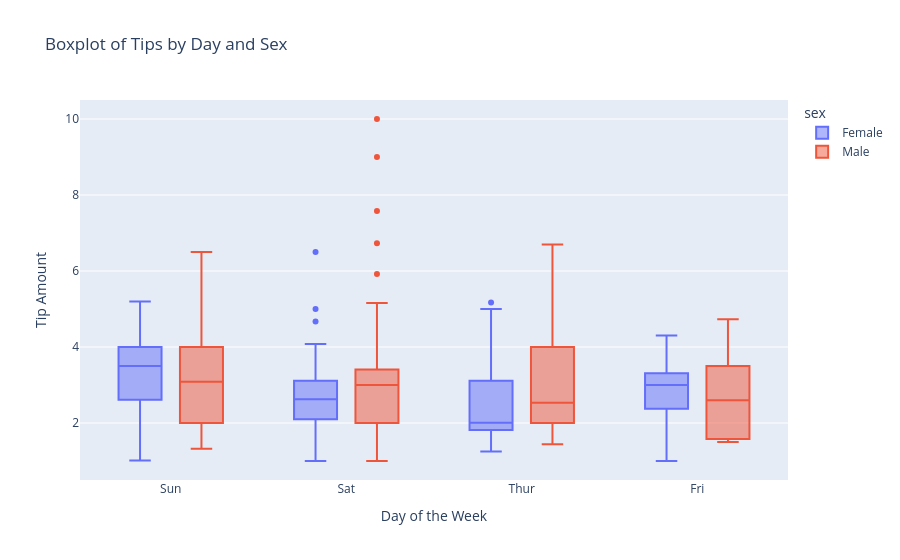

Notebook code cell kept with this figure:
### Markdown cell above
---

**6. Інтерактивний box plot: чайові за днями та статтю**

Створіть інтерактивний box plot для чайових за днями тижня з розбивкою за кольором по статі.

### Code cell
fig_box = px.box(df, x = 'day', y = 'tip', color = 'sex', title = 'Boxplot of Tips by Day and Sex', labels={'day': 'Day of the Week', 'tip': 'Tip Amount'})
fig_box.show()

### Figure 1 — Plotly figure (JSON) as saved in the notebook; plotly's stock layout.template omitted (floating-point values rounded to 4 significant figures; data arrays with more than 128 entries replaced by an {"elided": "..."} marker saying what was removed)
{"data": [{"alignmentgroup": "True", "hovertemplate": "sex=Female<br>Day of the Week=%{x}<br>Tip Amount=%{y}<extra></extra>", "legendgroup": "Female", "marker": {"color": "#636efa"}, "name": "Female", "notched": false, "offsetgroup": "Female", "orientation": "v", "showlegend": true, "type": "box", "x": ["Sun", "Sun", "Sun", "Sun", "Sun", "Sun", "Sat", "Sat", "Sat", "Sat", "Sat", "Sat", "Sun", "Sun", "Sat", "Sat", "Sat", "Sat", "Sat", "Sat", "Sat", "Thur", "Thur", "Fri", "Fri", "Fri", "Fri", "Fri", "Sat", "Sat", "Sat", "Sat", "Sat", "Sun", "Sun", "Thur", "Thur", "Thur", "Thur", "Thur", "Thur", "Thur", "Thur", "Thur", "Thur", "Thur", "Thur", "Thur", "Thur", "Thur", "Thur", "Thur", "Thur", "Thur", "Thur", "Thur", "Thur", "Sun", "Sun", "Sun", "Sun", "Sun", "Sat", "Sat", "Sun", "Sun", "Sun", "Thur", "Thur", "Thur", "Thur", "Thur", "Thur", "Thur", "Sat", "Sat", "Sat", "Sat", "Sat", "Fri", "Fri", "Fri", "Fri", "Sat", "Sat", "Sat", "Thur"], "x0": " ", "xaxis": "x", "y": [1.01, 3.61, 5.0, 3.02, 1.67, 3.5, 2.75, 2.23, 3.0, 3.0, 2.45, 3.07, 2.6, 5.2, 1.5, 2.47, 1.0, 3.0, 3.14, 5.0, 2.2, 1.83, 5.17, 1.0, 4.3, 3.25, 2.5, 3.0, 2.5, 3.48, 4.08, 4.0, 1.0, 4.0, 3.5, 1.5, 1.8, 2.92, 1.68, 2.52, 4.2, 2.0, 2.0, 2.83, 1.5, 2.0, 3.25, 1.25, 2.0, 2.0, 2.75, 3.5, 5.0, 2.3, 1.5, 1.36, 1.63, 5.14, 3.75, 2.61, 2.0, 3.0, 1.61, 2.0, 4.0, 3.5, 3.5, 4.19, 5.0, 2.0, 2.01, 2.0, 2.5, 3.23, 2.23, 2.5, 6.5, 1.1, 3.09, 3.48, 3.0, 2.5, 2.0, 2.88, 4.67, 2.0, 3.0], "y0": " ", "yaxis": "y"}, {"alignmentgroup": "True", "hovertemplate": "sex=Male<br>Day of the Week=%{x}<br>Tip Amount=%{y}<extra></extra>", "legendgroup": "Male", "marker": {"color": "#EF553B"}, "name": "Male", "notched": false, "offsetgroup": "Male", "orientation": "v", "showlegend": true, "type": "box", "x": {"elided": "157 str values"}, "x0": " ", "xaxis": "x", "y": {"elided": "157 float values"}, "y0": " ", "yaxis": "y"}], "layout": {"boxmode": "group", "legend": {"title": {"text": "sex"}, "tracegroupgap": 0}, "title": {"text": "Boxplot of Tips by Day and Sex"}, "xaxis": {"anchor": "y", "domain": [0, 1], "title": {"text": "Day of the Week"}}, "yaxis": {"anchor": "x", "domain": [0, 1], "title": {"text": "Tip Amount"}}}}
